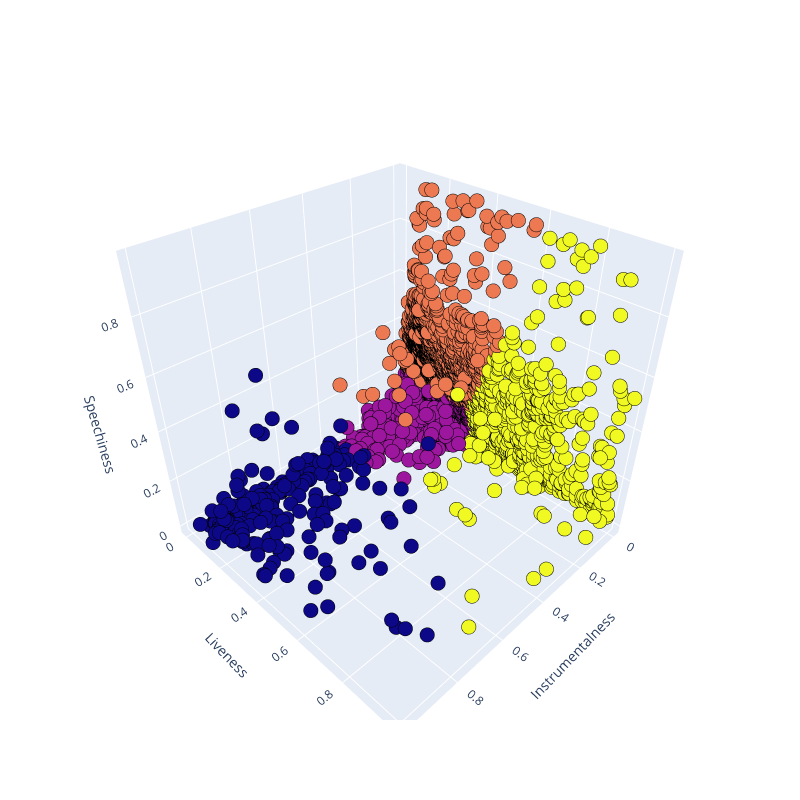

Here is the notebook cell this chart was saved with:
### Code cell
# 3d scatterplot using plotly
s_scene = {'xaxis' : {'title':'Instrumentalness'}, 'yaxis' : {'title' : 'Liveness'}, 'zaxis' : {'title' : 'Speechiness'} }

# model.labels is the predicted clusters from y_clusters
labels = model.labels_
data = [go.Scatter3d(x=x_3d[:, 0], y=x_3d[:, 1], z=x_3d[:, 2], mode='markers',marker= {'color' : labels, 'size' : 5, 'line' : { 'color' : 'black', 'width' : 10}})]
layout = go.Layout(margin={"l":0,"r":0}, scene = s_scene, height = 800, width = 800)
fig = go.Figure(data = data, layout = layout)
fig.show()

### Figure 1 — Plotly figure (JSON) as saved in the notebook; plotly's stock layout.template omitted (floating-point values rounded to 4 significant figures; data arrays with more than 128 entries replaced by an {"elided": "..."} marker saying what was removed)
{"data": [{"marker": {"color": {"elided": "16501 int values"}, "line": {"color": "black", "width": 10}, "size": 5}, "mode": "markers", "type": "scatter3d", "x": {"elided": "16501 float values"}, "y": {"elided": "16501 float values"}, "z": {"elided": "16501 float values"}}], "layout": {"height": 800, "margin": {"l": 0, "r": 0}, "scene": {"xaxis": {"title": {"text": "Instrumentalness"}}, "yaxis": {"title": {"text": "Liveness"}}, "zaxis": {"title": {"text": "Speechiness"}}}, "width": 800}}
